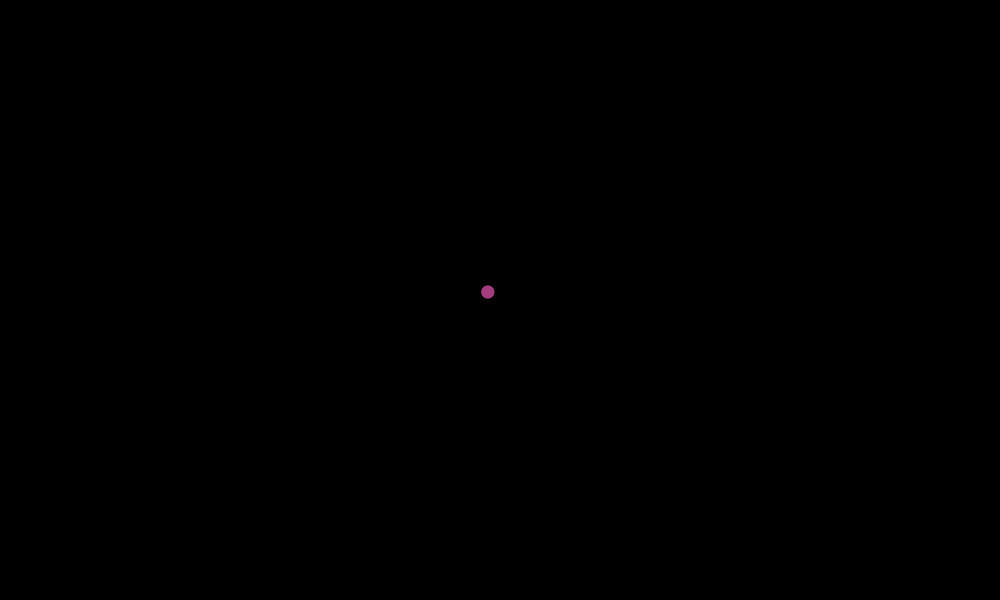
Frame 1 (no input)
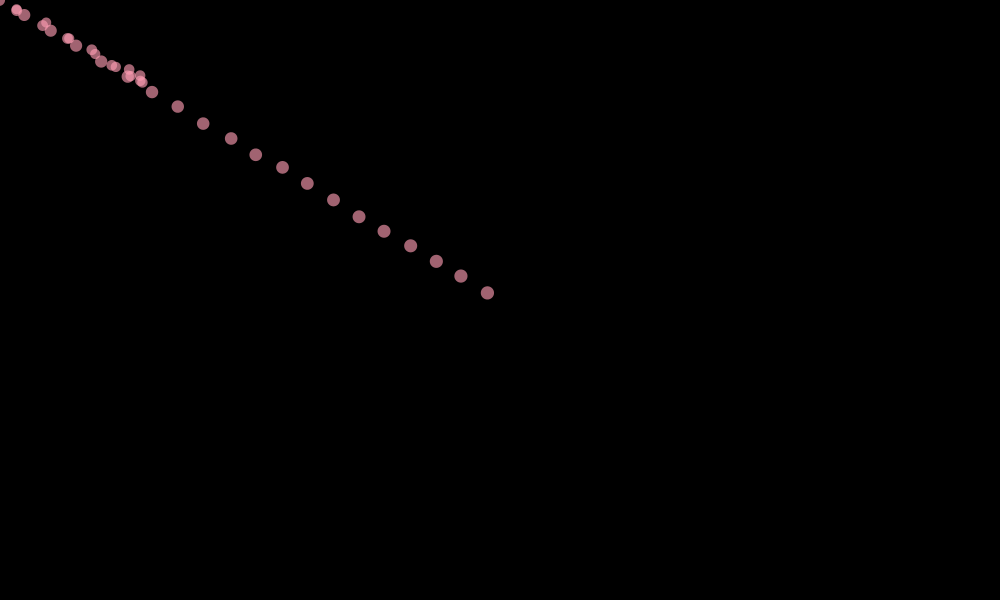
Frame 60 (the mouse pressed at the canvas centre just before this capture)
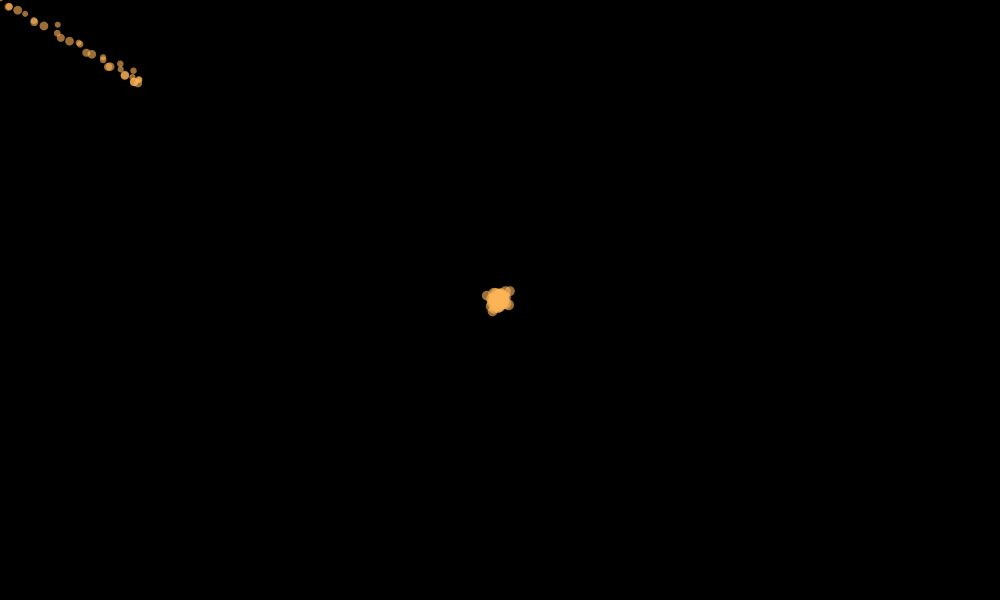
Frame 120 (the mouse held since frame 60 and released just before this capture)

The Processing sketch that drew these frames (run headless with seeded random() and noise(); from frame 60 on, the mouse is pressed at the canvas centre):

// Processing sketch: w10_particleForces2
// ── w10_particleForces2.pde
ArrayList<Particle> particles = new ArrayList<Particle>();
float x;
float y;

void setup() {
  size(1000, 600);

}

void draw() {
  background(0);
  
  particles.add(new Particle(width/2, height/2));
  
  fill(random(250,255),random(60,200),random(40,220),random(150,200));
    noStroke();   
  for (int i = 0; i < particles.size(); i++) {
    Particle p = particles.get(i);
    p.addAttract(random(200,300),random(500,520), 10);
    p.addRepel(mouseX, mouseY, 5);
    p.addRepel(random(200,300),random(500,520), 2);
    p.addRepel(random(700,750), random(530,600), 2);
    p.addGather();    
    p.update();
    //particles.add(new Particle(p.x,p.y));
    p.display();

  
    
    if (p.life < 0) {
      particles.remove(i);
    }
  }
}

  
// ── Particle.pde
class Particle {
  PVector pos;
  PVector vel;
  PVector acc;
  PVector target;
  float life;
  float maxSpeed;


  Particle(float x, float y) {
    target = new PVector(mouseX,mouseY);
    pos = new PVector(x, y);
    vel = new PVector(random(-1, 1), random(-1, 1));
    acc = new PVector(0, 0);
    life = 200;
    maxSpeed = 30;
  }

  void update() {

    acc.mult(0.5);
    vel.add(acc);
    vel.limit(maxSpeed);
    pos.add(vel);
   

    life--;
  }

  void display() {
    float s = map(life, 300, 0, 20, 0);
  
    ellipse(pos.x, pos.y, s, s);
  }

  void addAttract(float x, float y, float maxForce) {
    float angle = atan2(y - pos.y, x - pos.x);
    float forceStr = maxForce / (1 + dist(pos.x, x, pos.y, y));
    PVector newForce = new PVector(cos(angle), sin(angle));
    newForce = newForce.mult(forceStr);
    acc.add(newForce);
  }
  
  void addRepel(float x, float y, float maxForce) {
     float angle = atan2(pos.y-y, pos.x-x);
    float forceStr =  1/dist(pos.x, x, pos.y, y)*maxForce;
    PVector newForce = new PVector(cos(angle), sin(angle));
    newForce = newForce.mult(forceStr);
    acc.add(newForce);
    
  }
  
 void addGather(){
   float angle = atan2(target.y - pos.y, target.x - pos.x);
   float forceStr = pos.dist(target) *0.05;
   PVector newForce = new PVector(cos(angle), sin(angle));
    newForce = newForce.mult(forceStr);
    acc.add(newForce);
   
   
 }
}
